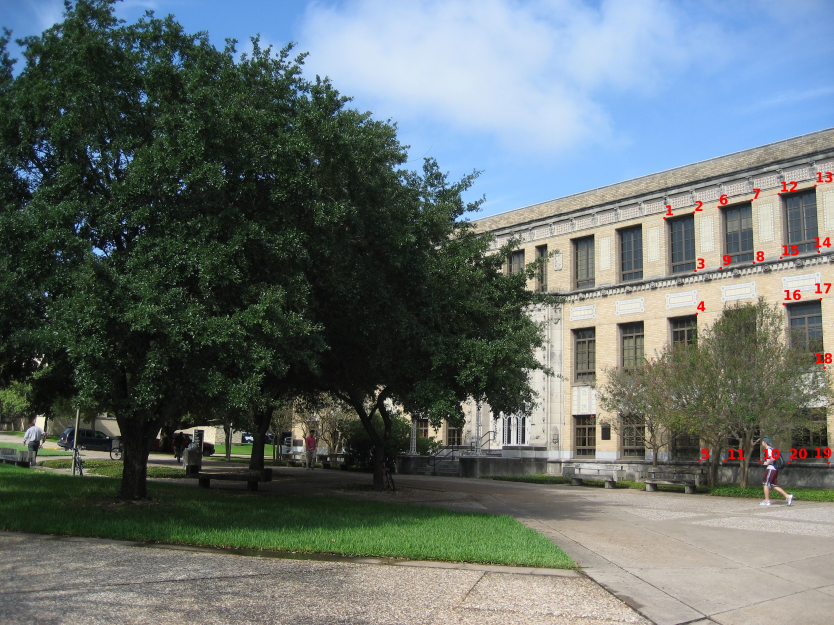
%> input picture a_points.jpg, 2500 x 1875 px (shown at 1/3 size)
$ octave pano.m   (GNU Octave 9; MATLAB toolbox functions it lacks are replaced by stand-ins)
%> lines starting %> are read from the running program, lines starting %| are printed output that depends on the picture
### DLT.m
function [H] = DLT(arrS, arrT)
%DLT Summary of this function goes here
%   Detailed explanation goes here

%construct A matrix
A = [];
for i = 1:size(arrS,2)
    % For each point, build matrix for its two equations
    current = [-arrS(1,i) -arrS(2,i) -1 0 0 0 (arrS(1,i) * arrT(1,i)) (arrS(2,i) * arrT(1,i)) arrT(1,i);
              0 0 0 -arrS(1,i) -arrS(2,i) -1 (arrS(1,i) * arrT(2,i)) (arrS(2,i) * arrT(2,i)) arrT(2,i)];

    % Concatenate the equations to one matrix
    A = [A; current];
end

%find null space of A to solve h
[U,S,V] = svd(A);
h = V(:,end);
%display('A*h = '); A*h

% Respape h to 3 by 3 homography matrix
H = reshape(h, 3, 3).';
% make H(3,3) =1
H = H/H(end);
end

### MLE.m
function [ minH ] = MLE( ptsA, ptsB )
% format shortEng
% format compact
%MLE Summary of this function goes here
%   Detailed explanation goes here
%% Initialization
% normalized DLT using four pairs of points
%colidx = [2,3,12,15];
%colidx = [5,9,15,18];
colidx = [2,5,13,19];
[norPtsA, TA] = normalise2dpts(ptsA(:, colidx));
[norPtsB, TB] = normalise2dpts(ptsB(:, colidx));
norH = DLT(norPtsA, norPtsB);
H = TB\norH*TA;
scale1 = 1/H(3,3);
H0 = H*scale1;
H0
Ht = H';
h0 = Ht(:);
%% Geometric minimization of Sampson error
% [11 lines of commented-out code are left out]
options = optimoptions('lsqnonlin','FiniteDifferenceType','central','Display','iter-detailed');
%options.StepTolerance = 1.000000e-08;
minh = lsqnonlin(@funSamp,h0,[],[],options, ptsA, ptsB);
minH = [minh(1),minh(2),minh(3);minh(4),minh(5),minh(6);minh(7),minh(8),minh(9)];
end

% [19 lines left out: function funSamp, not called in this run]

### normalise2dpts.m
function [ norPts, T ] = normalise( pts )
%NORMALISE Summary of this function goes here
%   Detailed explanation goes here
% verify input matrix size
if size(pts,1) ~= 3
    error('input matrix must be 3*N');
end
% scale the thirt coord to 1
pts(1,:) = pts(1,:)./pts(3,:);
pts(2,:) = pts(2,:)./pts(3,:);
pts(3,:) = 1;

% find centroid of the points
c = mean(pts(1:2,:)');
%c
% translate points to make centriod the center
trnPts(1,:) = pts(1,:)-c(1);
trnPts(2,:) = pts(2,:)-c(2);

% mean dist to centroid
dists = sqrt(trnPts(1,:).^2+trnPts(2,:).^2);
meandist = mean(dists(:));
%meandist

scale = meandist/sqrt(2);

T = [1/scale    0     -c(1)/scale;
     0       1/scale  -c(2)/scale;
     0          0         1      ];
%T
norPts = T*pts;
end

### pano.m
clc;clear;close all;
%% initialize 20 pairs of points
% Input Images
imgA = imread('a_points.jpg');
imgB = imread('b_points.jpg');
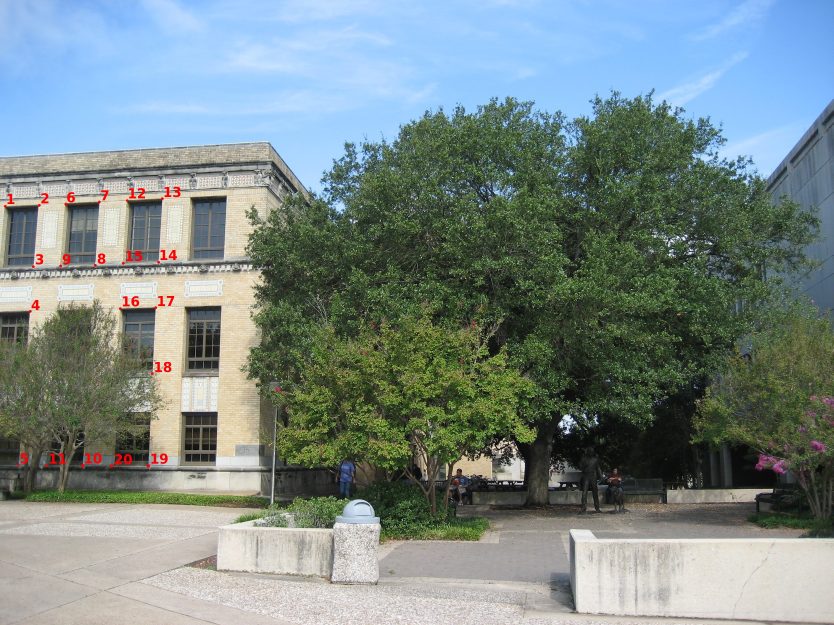
%> input picture b_points.jpg, 2500 x 1875 px (shown at 1/3 size)
% obtain gray images
igA=im2double(rgb2gray(imgA));
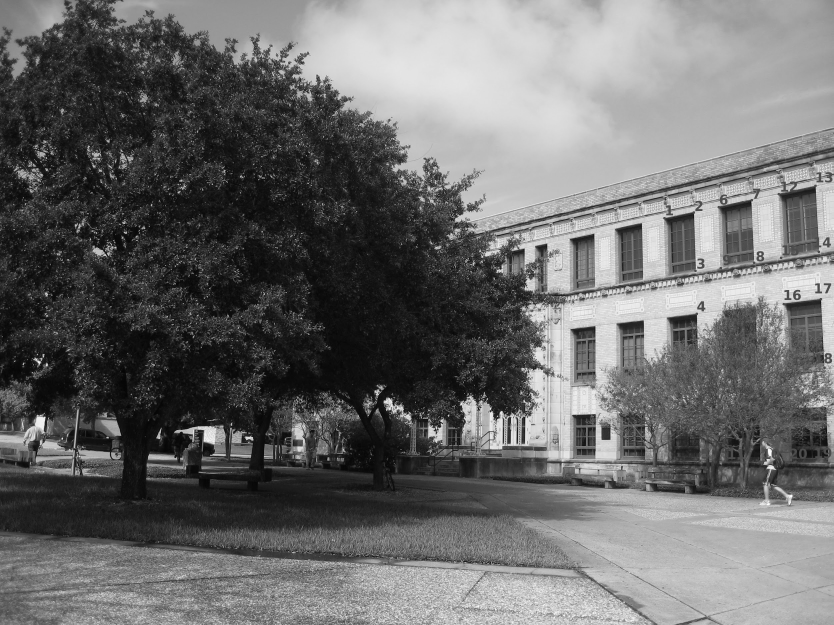
%> igA: size 1875x2500 double (shown at 1/3 size); min 0, max 1, mean 0.422
igB=im2double(rgb2gray(imgB));
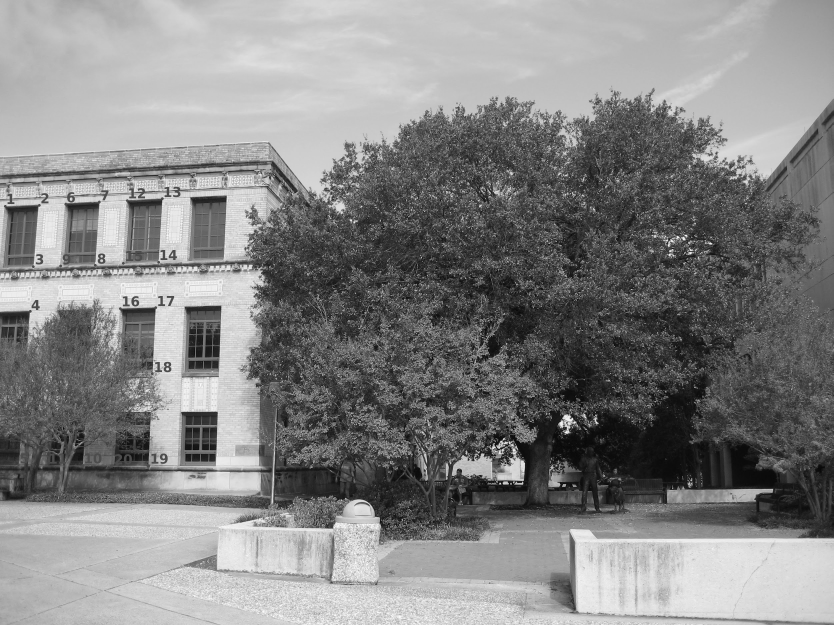
%> igB: size 1875x2500 double (shown at 1/3 size); min 0, max 1, mean 0.522

% load manually picked points
pntsManA = [1992, 2082, 2086, 2090, 2098, 2155, 2254, 2261, 2161, 2280, 2175, 2336, 2446, 2456, 2345, 2351, 2463, 2472, 2484, 2366;
            654,  636,  815,  941,  1382, 620,  598,  787,  803,  1385, 1385, 582,  558,  756,  773,  910,  896,  1102, 1389, 1388;
            1,    1,    1,    1,    1,    1,    1,    1,    1,    1,    1,    1,    1,    1,    1,    1,    1,    1,    1,    1    ];
pntsManB = [14, 116, 100, 89,  56,   195, 298, 285, 181, 248,  139,  380, 487, 475, 369, 359, 467, 458,  445,  333;
            620,615, 800, 933, 1395, 610, 605, 794, 797, 1395, 1396, 601, 597, 786, 792, 926, 923, 1120, 1397, 1398;
            1,  1,   1,   1,   1,    1,   1,   1,   1,   1,    1,    1,   1,   1,   1,   1,   1,   1,    1,    1   ];

% live pick points

%% DLT to calculate H: A->B
% H = DLT(pntsManA, pntsManB);
% % normalize H
% scale1 = 1/H(3,3);
% H = H*scale1;
% H
%% Normalized DLT
% [10 lines of commented-out code are left out]
%% MLE
H = MLE(pntsManA, pntsManB);
%> the run ends on the next line
